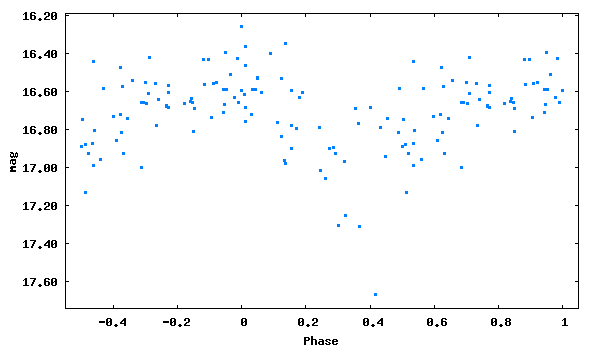

Source code (gnuplot):
set term png size 600,350 medium
set colors classic
set output 'phase_lc_11.png'
set xlabel 'Phase'
set ylabel 'mag'
#set title 'JDmax = 2447062.49600 + 0.2978782 x E'
set format y '%5.2f'
plot [-0.55:1.05][17.74:16.19] "phase_lc_11.dat" linecolor 3 pointtype 5 pointsize 0.3 title ""
